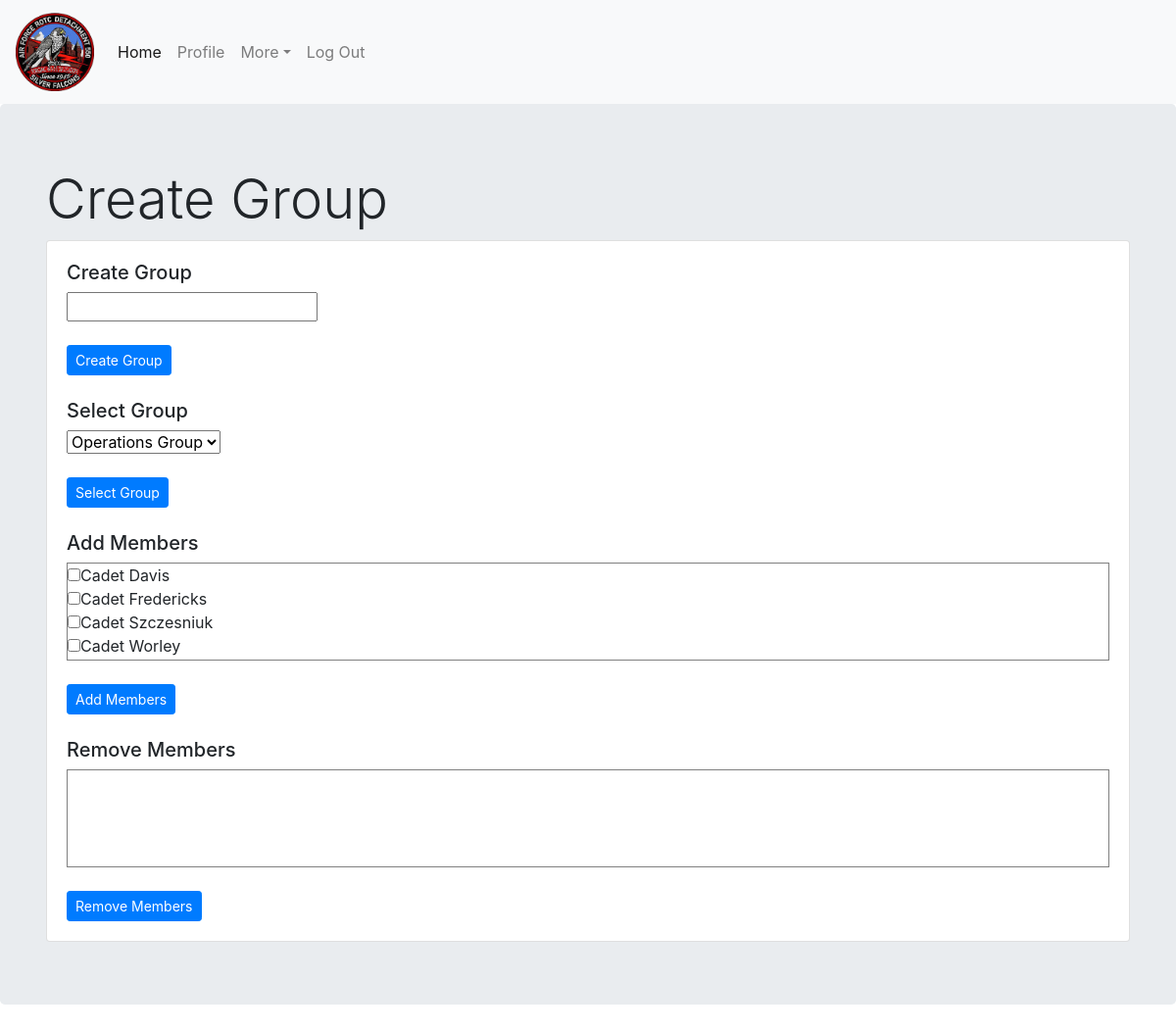
/addgroup.php (signed in), run on the app's committed database.
### tables this page shows
CREATE TABLE `cadet` (
  `firstName` varchar(255) DEFAULT NULL,
  `rank` varchar(25) DEFAULT NULL,
  `rin` int(11) NOT NULL,
  `primaryEmail` varchar(100) DEFAULT NULL,
  `secondaryEmail` varchar(255) DEFAULT NULL,
  `primaryPhone` bigint(15) NOT NULL,
  `secondaryPhone` bigint(15) DEFAULT NULL,
  `password` varchar(255) DEFAULT NULL,
  `bio` text,
  `flight` varchar(20) NOT NULL,
  `position` varchar(100) DEFAULT NULL,
  `groupMe` varchar(50) NOT NULL,
  `AFGoals` text,
  `awards` text,
  `middleName` varchar(255) DEFAULT NULL,
  `lastName` varchar(255) NOT NULL,
  `PGoals` text NOT NULL,
  `admin` tinyint(1) NOT NULL DEFAULT '0',
  `rfid` int(10) DEFAULT NULL
);

### addgroup.php (the view, shortened to what this page needs)
<?php
include('./assets/inc/header.php');
?>
<head>
</head>
<body>
<div class="jumbotron container-fluid">
  <div class="container">
    <h1 class="display-4"> Create Group </h1>
    <div class="card" id="Edit Groups">
      <div class="card-body">
        <form id="makegroup" method="POST" name="makegroup" action="group.php">
          <h5 class="card-text">Create Group</h5>
          <input type="text" name="groupname" id="groupname"><br></br>
          <button class="btn btn-sm btn-primary" type="submit" name="submit">Create Group</button>
        </form><br>
        <h5 class="card-text">Select Group</h5>
        <form id="selectgroup" method="POST" name="selectgroup" action="addgroup.php">
          <select id="selectgroup" name="selectgroup">
          <?php
            $query = 'SELECT * FROM cadetGroup';
            $stmt = $mysqli->prepare($query);
            $stmt->execute();
            $result = $stmt->get_result();
            while ($row = $result->fetch_assoc()) {
              if(isset($_SESSION['selectgroup']) && $_SESSION['selectgroup'] == $row['id'])
              {
                echo "<option selected value ='" . $row['id'] . "'>" . $row['label'] . "</option>";
              }
              else
              {
                echo "<option value ='" . $row['id'] . "'>" . $row['label'] . "</option>";
              }
            }
            ?>
          </select><br></br>
          <button class="btn btn-sm btn-primary" type="submit" name="submit">Select Group</button>
        </form><br>
            <?php if(isset($_SESSION['selectgroup']))
            {
              $visible = 'visible';
            }
            else
            {
              $visible = 'hidden';
            }
            ?>
        <form id="addgroup" method="POST" name="addgroup" action="group.php" style="<?php echo $visible ?>">
          <h5 class="card-text">Add Members</h5>
            <div class="selectcadets" style="height:100px;overflow-y: scroll;border: solid grey 1px;">
            <?php
              $query = 'SELECT * FROM cadet';
              $stmt = $mysqli->prepare($query);
              $stmt->execute();
              $result = $stmt->get_result();
              while ($row = $result->fetch_assoc()) {
                echo "<input type='checkbox' name='acadets[]' value ='" . $row['rin'] . "'>Cadet " . $row['lastName'] . "</input><br>";
              }
            ?>
            </div><br>
            <button class="btn btn-sm btn-primary" type="submit" name="submit">Add Members</button>
        </form><br>
        <form id="addgroup" method="POST" name="addgroup" action="group.php" style="<?php echo $visible ?>">
          <h5>Remove Members</h5>
          <div class="selectcadets" style="height:100px;border: solid grey 1px;overflow-y: scroll;">
          </div><br>
          <button class="btn btn-sm btn-primary" type="submit" name="submit">Remove Members</button>
        </form>
      </div>
    </div>
  </div>
</div>
</body>

### data on the page
cadet: lastName "Davis"
cadet: lastName "Fredericks"
cadet: lastName "Szczesniuk"
cadet: lastName "Worley"

### other printed values
form field selectgroup "Operations Group"
